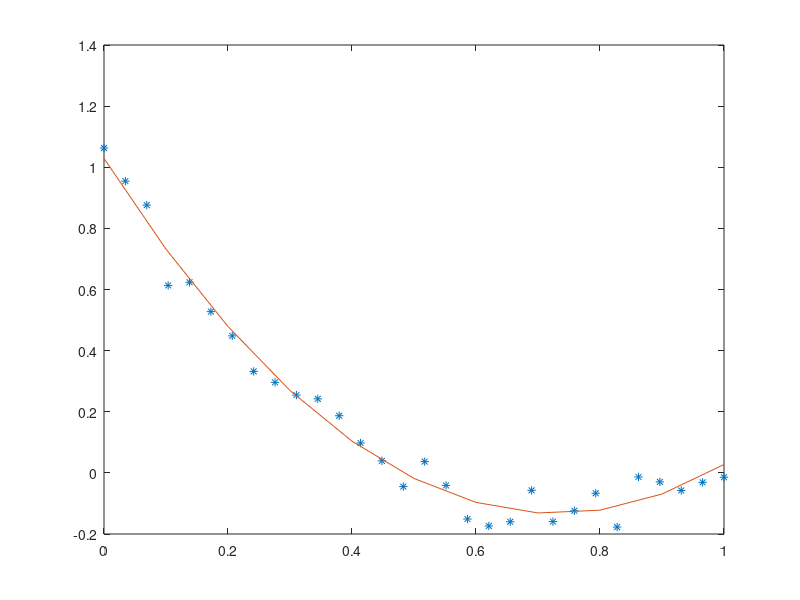

Source code (MATLAB):
randn('seed',314);
x=linspace(0,1,30)';
y=2*x.^2-3*x+1+0.05*randn(size(x));
plot(x,y,'*');
hold on;
A=[x.^2  x  ones(30,1)];
r=inv(A'*A)*A'*y;
t=0:0.1:1;
f=r(1)*t.^2+r(2)*t+r(3)*ones(size(t));
plot(t,f)
